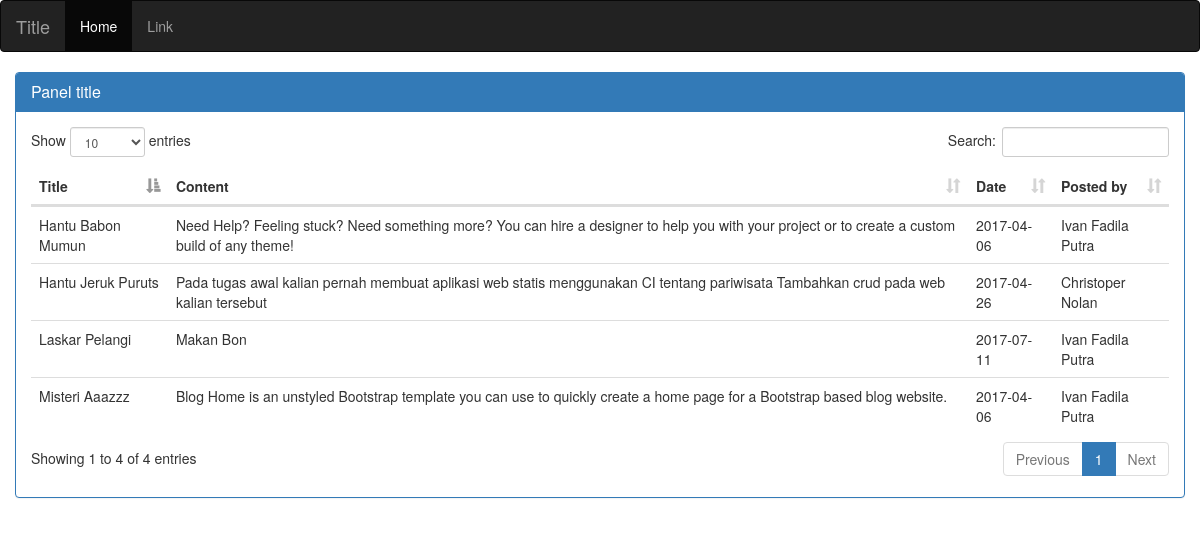
/index.php/blog/viewAll, run on the app's committed database.
### tables this page shows
CREATE TABLE `tb_blog` (
  `id` int(200) NOT NULL,
  `title` varchar(255) NOT NULL,
  `content` text NOT NULL,
  `date` date NOT NULL,
  `fk_category` int(20) NOT NULL,
  `posted_by` varchar(255) NOT NULL
);

### application/controllers/Blog.php (called while the page is built, shortened)
<?php
class Blog extends CI_Controller {
    public function __construct(){
        $this->load->model('Blog_model');
        $this->load->library('form_validation');
    }
    public function viewAll(){
        $data['list'] = $this->Blog_model->getAll();
        $this->load->view('adm_blog',$data);
    }
}

### index.php (called while the page is built, shortened)
<?php
require_once BASEPATH.'core/CodeIgniter.php';

### application/models/Blog_model.php (called while the page is built, shortened)
<?php
class Blog_model extends CI_Model {
    public function getAll(){
        $this->db->select('*');
        $this->db->from('tb_blog');
        $this->db->join('tb_category','tb_category.id = tb_blog.fk_category','left');
        $query = $this->db->get();
        return $query->result();
    }
}

### application/views/adm_blog.php (the view, shortened to what this page needs)
<div class="container-fluid">
	<div class="row">
		<div class="col-xs-12">
			<div class="panel panel-primary">
				<div class="panel-heading">
					<h3 class="panel-title">Panel title</h3>
				</div>
				<div class="panel-body">
					<table id="list" class="table">
				<thead>
					<tr>
						<th>Title</th>
						<th>Content</th>
						<th>Date</th>
						<th>Posted by</th>
					</tr>
				</thead>
				<tbody>
				<?php foreach($list as $data): ?>
					<tr>
						<td><?php echo $data->title; ?></td>
						<td><?php echo $data->content; ?></td>
						<td><?php echo $data->date; ?></td>
						<td><?php echo $data->posted_by; ?></td>
					</tr>
				<?php endforeach; ?>
				</tbody>
			</table>
				</div>
			</div>
		</div>
	</div>
</div>

### data on the page
tb_blog: title "Misteri Aaazzz", content "Blog Home is an unstyled Bootstrap template you can use to quickly create a home page for a Bootstrap based blog website.", date "2017-04-06", posted_by "Ivan Fadila Putra"
tb_blog: title "Hantu Babon Mumun", content "Need Help? Feeling stuck? Need something more? You can hire a designer to help you with your project or to create a custom build of any theme!", date "2017-04-06", posted_by "Ivan Fadila Putra"
tb_blog: title "Hantu Jeruk Puruts", content "Pada tugas awal kalian pernah membuat aplikasi web statis menggunakan CI tentang pariwisata Tambahkan crud pada web kalian tersebut", date "2017-04-26", posted_by "Christoper Nolan"
tb_blog: title "Laskar Pelangi", content "Makan Bon", date "2017-07-11", posted_by "Ivan Fadila Putra"
